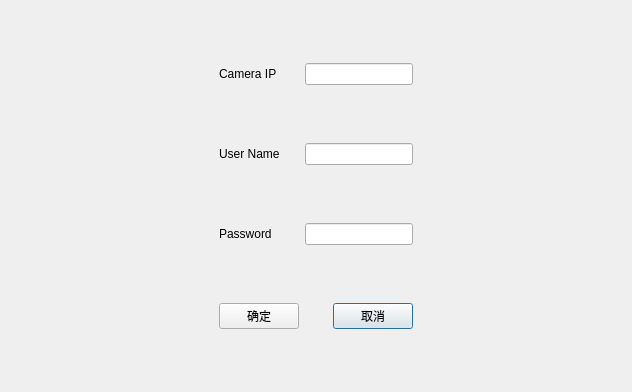
<?xml version="1.0" encoding="UTF-8"?>
<ui version="4.0">
 <class>CameraLoginDialog</class>
 <widget class="QDialog" name="CameraLoginDialog">
  <property name="geometry">
   <rect>
    <x>0</x>
    <y>0</y>
    <width>632</width>
    <height>392</height>
   </rect>
  </property>
  <property name="windowTitle">
   <string>Dialog</string>
  </property>
  <layout class="QGridLayout" name="gridLayout">
   <item row="3" column="3">
    <widget class="QPushButton" name="pushButton_2">
     <property name="text">
      <string>取消</string>
     </property>
    </widget>
   </item>
   <item row="0" column="2" colspan="2">
    <widget class="QLineEdit" name="lineEdit"/>
   </item>
   <item row="2" column="2" colspan="2">
    <widget class="QLineEdit" name="lineEditPassword"/>
   </item>
   <item row="1" column="2" colspan="2">
    <widget class="QLineEdit" name="lineEditUserName"/>
   </item>
   <item row="2" column="1">
    <widget class="QLabel" name="label_3">
     <property name="text">
      <string>Password</string>
     </property>
    </widget>
   </item>
   <item row="1" column="1">
    <widget class="QLabel" name="label_2">
     <property name="text">
      <string>User Name</string>
     </property>
    </widget>
   </item>
   <item row="0" column="1">
    <widget class="QLabel" name="label">
     <property name="text">
      <string>Camera IP</string>
     </property>
    </widget>
   </item>
   <item row="1" column="0">
    <spacer name="horizontalSpacer">
     <property name="orientation">
      <enum>Qt::Horizontal</enum>
     </property>
     <property name="sizeHint" stdset="0">
      <size>
       <width>40</width>
       <height>20</height>
      </size>
     </property>
    </spacer>
   </item>
   <item row="1" column="4">
    <spacer name="horizontalSpacer_2">
     <property name="orientation">
      <enum>Qt::Horizontal</enum>
     </property>
     <property name="sizeHint" stdset="0">
      <size>
       <width>40</width>
       <height>20</height>
      </size>
     </property>
    </spacer>
   </item>
   <item row="3" column="1">
    <widget class="QPushButton" name="pushButton">
     <property name="text">
      <string>确定</string>
     </property>
    </widget>
   </item>
  </layout>
 </widget>
 <tabstops>
  <tabstop>lineEdit</tabstop>
  <tabstop>pushButton</tabstop>
  <tabstop>lineEditUserName</tabstop>
  <tabstop>lineEditPassword</tabstop>
  <tabstop>pushButton_2</tabstop>
 </tabstops>
 <resources/>
 <connections/>
</ui>
